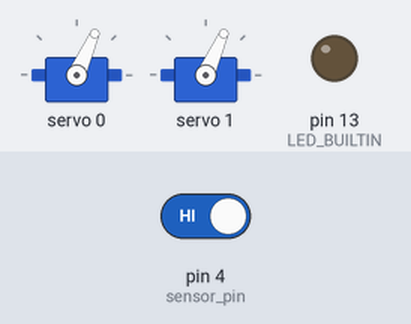
A sketch run on a simulated Arduino Uno, built with avr-gcc and run on an emulated ATmega328P. On the bench: 2 × servo, output pins drawn as LEDs (lit = HIGH). The test bench sets the inputs (shaded band); at power-on: pin 4 (sensor_pin) HIGH.

Above: at 1.8 s.
1.9 s: pin 4 (sensor_pin) driven LOW
At 2.4 s:
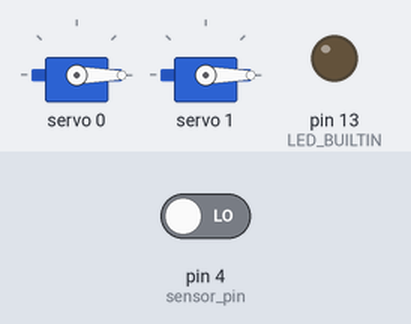
At 3.1 s:
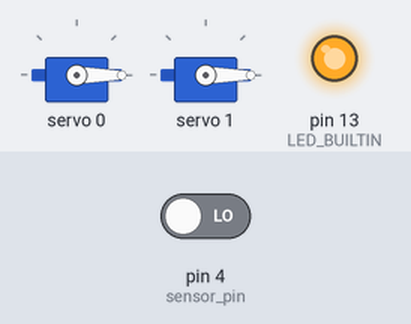
4.0 s: pin 4 (sensor_pin) driven HIGH
At 4.4 s:
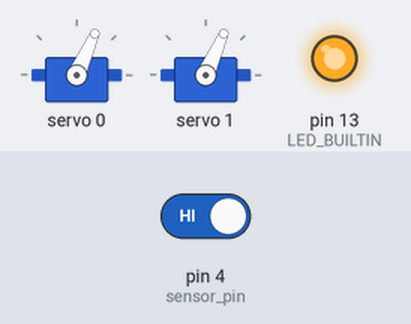
Timing chart, 0 to 7.0 s (numbered marks = the images above; inputs shaded):
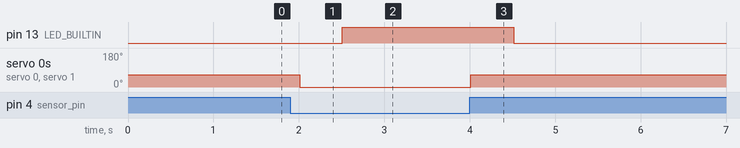

The sketch:

noor_open_v_2.ino
```cpp
#include <Wire.h>
#include <Adafruit_PWMServoDriver.h>

int sensor_pin = 4;
int val;

Adafruit_PWMServoDriver pwm = Adafruit_PWMServoDriver();


void setup() {
  pwm.begin();
  pwm.setPWMFreq(60);
  pinMode(LED_BUILTIN, OUTPUT);
  pinMode(sensor_pin,INPUT);
}


void loop() {
  val = digitalRead(sensor_pin);

  if (val==0) {
  pwm.setPWM(0, 0, 125);
  pwm.setPWM(1, 0, 125);
  delay(500);
}

  if (val==1) {
  pwm.setPWM(0, 0, 300);
  pwm.setPWM(1, 0, 300);
  delay(500);
}

  ////////////////////////////////////////////////
  if (val==0)
  {digitalWrite(LED_BUILTIN, HIGH);
  }
  if (val==1)
  {digitalWrite(LED_BUILTIN, LOW);
  }
}
```

Measured:
- after the input at 1.9 s, pin 13 (LED_BUILTIN): LOW → HIGH after 0.61 s; servo 0, servo 1: 66° → 0° after 0.11 s
- after the input at 4.0 s, pin 13 (LED_BUILTIN): HIGH → LOW after 0.51 s; servo 0, servo 1: 0° → 66° at once
